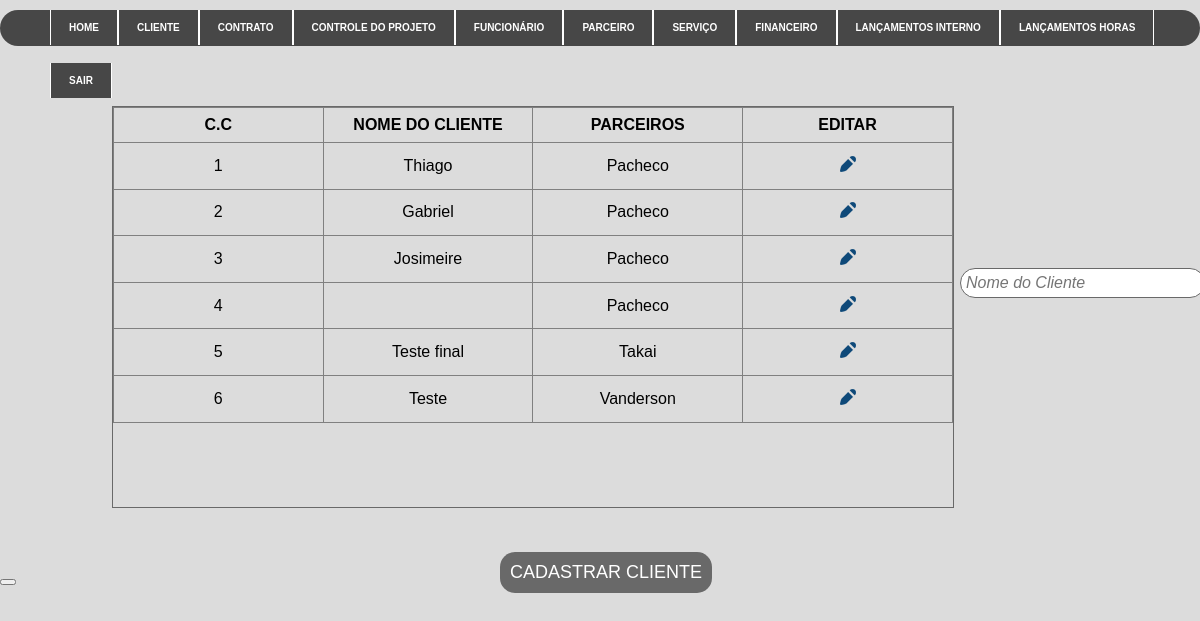
The app's page /consultacliente.php (signed in), older data.
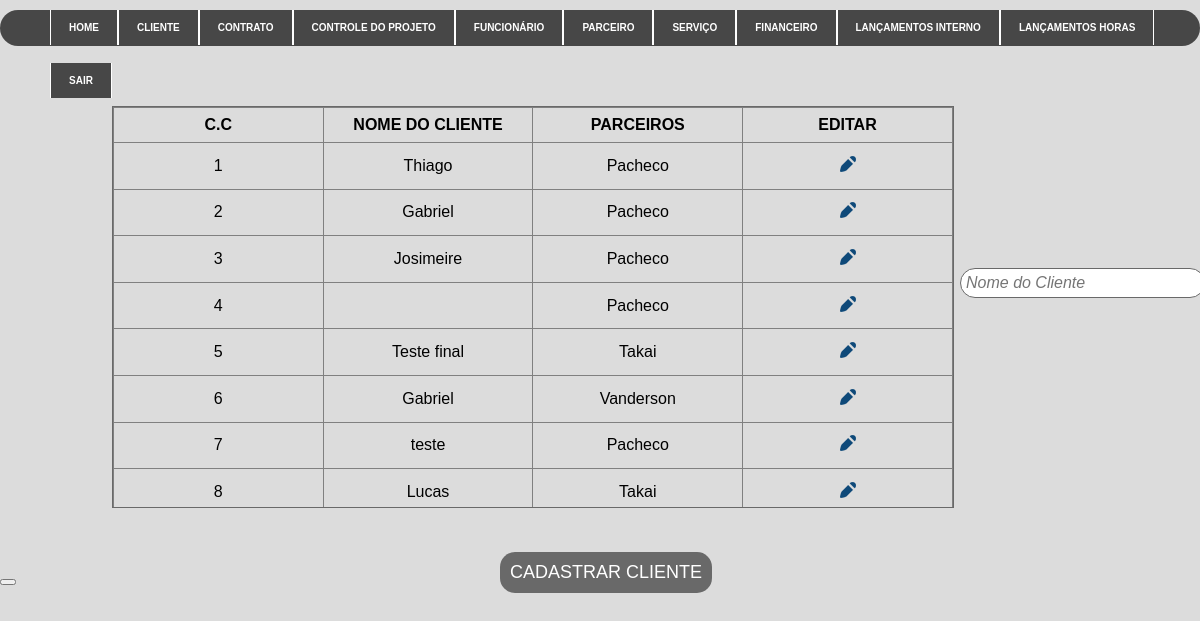
The same page, newer data.
### tables this page shows
CREATE TABLE IF NOT EXISTS `cliente` (
  `id` int(11) NOT NULL AUTO_INCREMENT,
  `pessoa` varchar(8) DEFAULT NULL,
  `nome` varchar(50) DEFAULT NULL,
  `cpf` varchar(14) DEFAULT NULL,
  `rg` varchar(15) DEFAULT NULL,
  `razao` varchar(50) DEFAULT NULL,
  `representante` varchar(50) DEFAULT NULL,
  `sexo` varchar(1) DEFAULT NULL,
  `observacao` varchar(500) DEFAULT NULL,
  `id_parc` int(11) DEFAULT NULL,
  PRIMARY KEY (`id`),
  KEY `fk_parc` (`id_parc`)
);

CREATE TABLE IF NOT EXISTS `parceiro` (
  `id_parc` int(11) NOT NULL AUTO_INCREMENT,
  `nome` varchar(50) NOT NULL,
  PRIMARY KEY (`id_parc`)
);

### classes/cliente.class.php (called while the page is built, shortened)
<?php
require_once 'Conexao.class.php';
require_once 'funcoes.class.php';
class Cliente{
    public function __construct(){
        $this->con = new conexao();
    }
    public function querySelectclieparc(){
        try{
            $cst = $this->con->conect()->prepare("SELECT cliente.id AS id_cli, cliente.nome AS nome_cli, parceiro.nome as nome_parceiro from cliente INNER JOIN parceiro ON parceiro.id_parc = cliente.id_parc;");
            $cst->execute();
            return $cst->fetchAll();
        }catch(PDOException $ex){
        }
    }
}
?>

### classes/Conexao.class.php (called while the page is built)
<?php
class conexao{
    private $usuario;
    private $senha;
    private $banco;
    private $servidor;
    private static $pdo;
    public function __construct(){
        $this->servidor = "localhost";
        $this->banco = "teste2";
        $this->usuario =  "root";
        $this->senha = "";
    }
    public function conect(){
        try{
            if(is_null(self::$pdo)){
                self::$pdo = new PDO("mysql:host=".$this->servidor.";dbname=".$this->banco, $this->usuario, $this->senha);
            }
            return self::$pdo;
        } catch (PDOException $ex) {
			echo $ex->getMessage();
        }
    }
}
?>

### classes/funcoes.class.php (called while the page is built, shortened)
<?php
class funcoes{
    public function tratarCaracter($vlr, $tipo){
        switch($tipo){
            case 1: $rst = utf8_decode($vlr); break;
            case 2: $rst = htmlentities($vlr, ENT_QUOTES, "ISO-8859-1"); break;
        }
        return $rst;
    }
}
?>

### consultacliente.php (the view, shortened to what this page needs)
<?php
    require_once 'classes/funcoes.class.php';
    require_once 'classes/cliente.class.php';
    $objFc = new Funcoes();
    $objfn = new Cliente();
?>
<!DOCTYPE html>
<html lang="pt-br">
<head>
    <link rel="stylesheet" type="text/css" href="Style/style1.css">
</head>
<?php include_once('header.php'); ?>
<body>
    <div id="resultado" class="scroll-cliente">
        <table border="1" id="tab1">
            <thead>
                <tr>
                    <th>C.C</th>
                    <th>Nome do cliente</th>
                    <th>Parceiros</th>
                    <th> Editar </th>
                </tr>
            </thead>
            <tbody>
            <?php foreach($objfn->querySelectclieparc($_POST) as $rst){ ?>
                <tr>
                    <td><?php echo ($objFc->tratarCaracter($rst['id_cli'], 2)) ?> </td>
                    <td><?php echo ($objFc->tratarCaracter($rst['nome_cli'], 2)) ?></td>
                    <td><?php echo ($objFc->tratarCaracter($rst['nome_parceiro'], 2)) ?> </td>
                    <td><div class="editar"><a href="edita_cliente.php?acao=edit&func=<?=$objFc->tratarCaracter($rst['id_cli'], 1)?>" title="Editar dados"> <img src="img/ico-editar.png" width="16" height="16" alt="Editar"> </a></div>  </td>
                </tr>
               <?php } ?>
        </table>
    </div>
    <form action="processa.php">
    <div class="search4">
    <input type="text" name="campo"  id="campo" placeholder="Nome do Cliente" >
    </div>
    </form>
        <button class="button-cli" type="button" name="tbtn"><a href="ins_cliente.php">CADASTRAR CLIENTE</a></button>
</body>
</html>

Row changes from the older to the newer data that the page shows:
changed cliente "Vanderson": nome "Teste" → "Gabriel"
added cliente: id "7", nome "teste", id_parc.nome "Pacheco"
added cliente: id "8", nome "Lucas", id_parc.nome "Takai"
